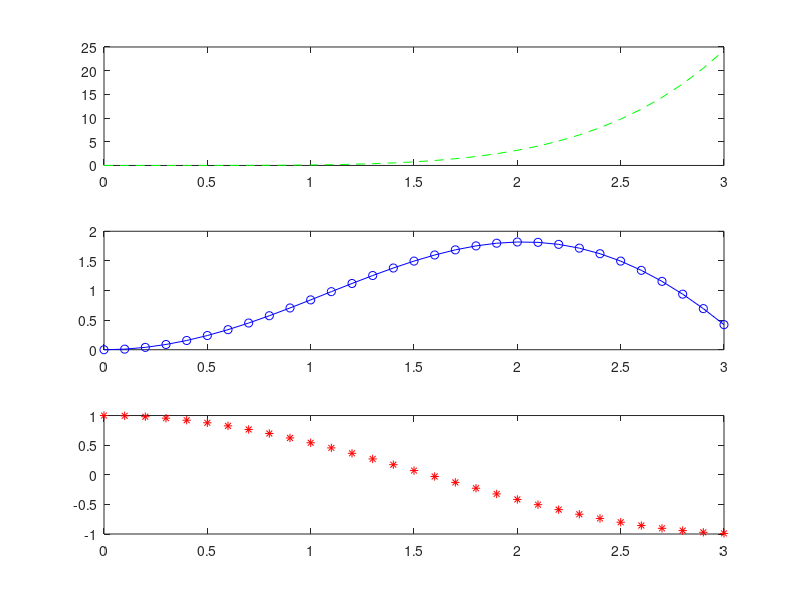

Source code (MATLAB):
% Exercise 2
% Define the variable and the functions
x = 0:0.1:3;
f1 = x .^ 5 / 10;
f2 = x .* sin(x);
f3 = cos(x);

% Plot all 3 functions in different pictures, but in the same window
subplot(3, 1, 1);
plot(x, f1, "green--");
subplot(3, 1, 2);
plot(x, f2, "blue-o");
subplot(3, 1, 3);
plot(x, f3, "red*");